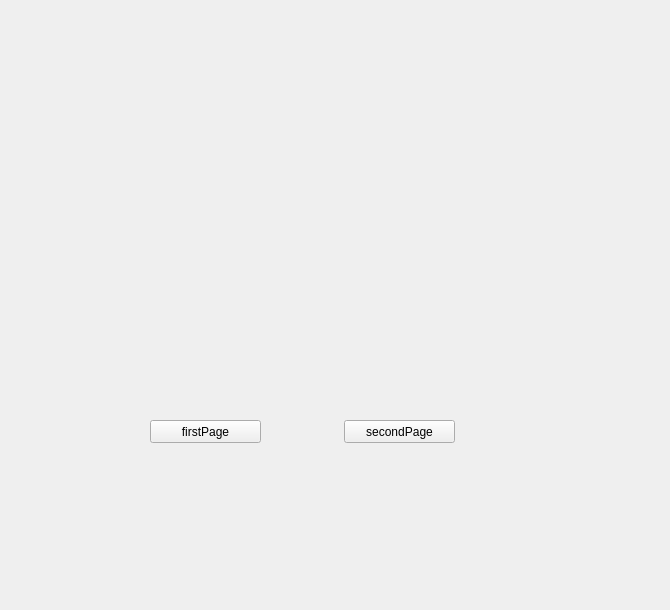
<?xml version="1.0" encoding="UTF-8"?>
<ui version="4.0">
 <class>Form</class>
 <widget class="QWidget" name="Form">
  <property name="geometry">
   <rect>
    <x>0</x>
    <y>0</y>
    <width>670</width>
    <height>610</height>
   </rect>
  </property>
  <property name="windowTitle">
   <string>Form</string>
  </property>
  <widget class="QPushButton" name="pushButton">
   <property name="geometry">
    <rect>
     <x>150</x>
     <y>420</y>
     <width>111</width>
     <height>23</height>
    </rect>
   </property>
   <property name="text">
    <string>firstPage</string>
   </property>
  </widget>
  <widget class="QPushButton" name="pushButton_2">
   <property name="geometry">
    <rect>
     <x>344</x>
     <y>420</y>
     <width>111</width>
     <height>23</height>
    </rect>
   </property>
   <property name="text">
    <string>secondPage</string>
   </property>
  </widget>
 </widget>
 <resources/>
 <connections/>
</ui>
